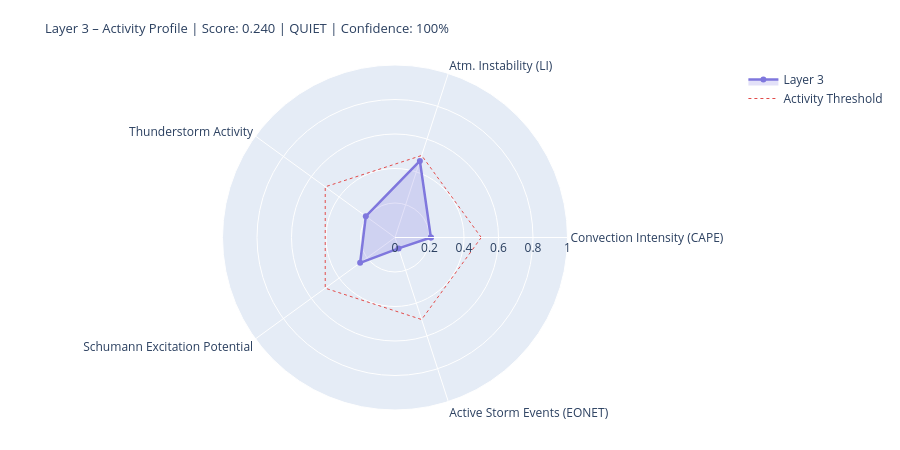

The notebook cell this image was saved under:
### Markdown cell above
---
## 4. State Assessment & Handoff to Layer 4/5

### Code cell
# ============================================================
# LAYER-3-SCORE
# Five dynamic components
# ============================================================

def norm(v, lo, hi):
    if v is None or (isinstance(v, float) and math.isnan(v)): return None
    return round(max(0.0, min(1.0, (v - lo) / (hi - lo))), 4)

# --- 1) Convection intensity (global CAPE mean) ---
cape_mean = df_atm['cape'].dropna().mean() if not df_atm.empty else None
conv_score = norm(cape_mean, 0, 3000)
conv_src   = 'primary' if cape_mean is not None else 'missing'

# --- 2) Atmospheric instability (LI mean) ---
li_mean   = df_atm['li'].dropna().mean() if not df_atm.empty else None
# Negative LI = unstable → higher score
instab_score = norm(-li_mean if li_mean is not None else None, -6, 6)
instab_src   = 'primary' if li_mean is not None else 'missing'

# --- 3) Thunderstorm activity (mean thunder score + WMO count) ---
thunder_mean = df_atm['thunder_score'].mean() if not df_atm.empty else None
n_thunder    = int(df_atm['thunderstorm'].sum()) if not df_atm.empty else 0
thunder_score_val = norm(
    (thunder_mean or 0) * 0.7 + n_thunder * 0.1, 0, 1.0
) if thunder_mean is not None else None
thunder_src = 'primary'

# --- 4) Schumann excitation potential (weighted Schumann contribution) ---
schumann_pot = df_atm['schumann_contribution'].mean() if not df_atm.empty else None
# Boosted by Layer-2 thunderstorm trigger
if schumann_pot is not None and l2_thunder:
    schumann_pot = min(1.0, schumann_pot * 1.2)
schumann_score = norm(schumann_pot, 0, 1.0) if schumann_pot is not None else None
schumann_src   = 'derived'

# --- 5) Storm activity (NASA EONET) ---
# Distinction: None = data not loaded, 0.0 = loaded but no events
storm_score = None
storm_src   = 'missing'
if raw.get('storms') is not None:          # API reached successfully
    storm_score = norm(len(storm_events), 0, 30) if storm_events else 0.0
    storm_src   = 'primary'

# X-Ray and Kp: context only, not in dynamic score
# (X-Ray = Layer-0/4 driver; Kp = geomagnetic index, not a lightning proxy)
xray_context = None
if raw.get('xray'):
    df_xc = pd.DataFrame(raw['xray'])
    fc = next((c for c in df_xc.columns
               if any(k in c.lower() for k in ['flux','long']) and 'time' not in c.lower()),
              df_xc.columns[1])
    df_xc[fc] = pd.to_numeric(df_xc[fc], errors='coerce')
    xray_last = df_xc[fc].dropna().iloc[-1] if not df_xc[fc].dropna().empty else None
    if xray_last:
        xray_class = ('X' if xray_last>=1e-4 else 'M' if xray_last>=1e-5
                      else 'C' if xray_last>=1e-6 else 'B')
        xray_context = {'flux': float(xray_last), 'class': xray_class}
        print(f'X-Ray context: {xray_class}-class ({xray_last:.2e} W/m²)')

# --- Aggregate ---
COMPONENTS = {
    'Convection Intensity (CAPE)':  {'score': conv_score,       'source': conv_src,    'dynamic': True},
    'Atm. Instability (LI)':         {'score': instab_score,     'source': instab_src,  'dynamic': True},
    'Thunderstorm Activity':              {'score': thunder_score_val, 'source': thunder_src, 'dynamic': True},
    'Schumann Excitation Potential':   {'score': schumann_score,   'source': schumann_src,'dynamic': True},
    'Active Storm Events (EONET)': {'score': storm_score,      'source': storm_src,   'dynamic': True},
}

available   = {k: v['score'] for k, v in COMPONENTS.items() if v['score'] is not None}
unavailable = [k for k, v in COMPONENTS.items() if v['score'] is None]
layer3_score = round(sum(available.values()) / len(available), 4) if available else None
confidence   = round(len(available) / len(COMPONENTS), 2)
level = ('unknown' if layer3_score is None
         else 'quiet'   if layer3_score < 0.3
         else 'moderate' if layer3_score < 0.6
         else 'active')
dominant_l3 = max(available, key=available.get) if available else 'none'

# --- Ausgabe ---
W = 68
print('=' * W)
print('LAYER 3 – ATMOSPHERE / WEATHER / THUNDERSTORMS – STATE ASSESSMENT')
print('=' * W)
for name, comp in COMPONENTS.items():
    s = comp['score']
    if s is not None:
        bar = '█' * int(s * 20) + '░' * (20 - int(s * 20))
        print(f'  {name:<36} {bar}  {s:.3f}  [{comp["source"]}]')
    else:
        print(f'  {name:<36} {"─" * 20}  n/a   [missing]')
print('-' * W)
print(f'  Score:        {layer3_score:.3f}  ({len(available)}/{len(COMPONENTS)} components)')
print(f'  Confidence:   {confidence:.0%}')
print(f'  Level:        {level.upper()}')
print(f'  Dominant:     {dominant_l3}')
print(f'  CAPE mean:    {cape_mean:.0f} J/kg' if cape_mean else '  CAPE mean:    n/a')
print(f'  LI mean:      {li_mean:.1f} K' if li_mean is not None else '  LI mean:      n/a')
print(f'  Thunderstorms:{n_thunder} points (WMO)  +  {len(storm_events)} NASA EONET')
print('=' * W)

# Radar
cats   = list(available.keys())
vals_r = list(available.values())
if len(cats) >= 3:
    fig = go.Figure()
    fig.add_trace(go.Scatterpolar(
        r=vals_r + [vals_r[0]], theta=cats + [cats[0]],
        fill='toself', fillcolor='rgba(127,119,221,0.22)',
        line=dict(color='#7F77DD', width=2.5), name='Layer 3'
    ))
    fig.add_trace(go.Scatterpolar(
        r=[0.5] * (len(cats)+1), theta=cats + [cats[0]],
        line=dict(color='#E24B4A', dash='dot', width=1),
        mode='lines', name='Activity Threshold'
    ))
    fig.update_layout(
        title=dict(
            text=f'Layer 3 – Activity Profile | Score: {layer3_score:.3f} | {level.upper()} | Confidence: {confidence:.0%}',
            font=dict(size=13)
        ),
        polar=dict(radialaxis=dict(visible=True, range=[0, 1])),
        height=450, showlegend=True,
        margin=dict(l=60, r=60, t=65, b=40)
    )
    fig.show()

### Figure 1 — Plotly figure (JSON) as saved in the notebook; plotly's stock layout.template omitted (floating-point values rounded to 4 significant figures)
{"data": [{"fill": "toself", "fillcolor": "rgba(127,119,221,0.22)", "line": {"color": "#7F77DD", "width": 2.5}, "name": "Layer 3", "r": [0.208, 0.4667, 0.2092, 0.2498, 0.0667, 0.208], "theta": ["Convection Intensity (CAPE)", "Atm. Instability (LI)", "Thunderstorm Activity", "Schumann Excitation Potential", "Active Storm Events (EONET)", "Convection Intensity (CAPE)"], "type": "scatterpolar"}, {"line": {"color": "#E24B4A", "dash": "dot", "width": 1}, "mode": "lines", "name": "Activity Threshold", "r": [0.5, 0.5, 0.5, 0.5, 0.5, 0.5], "theta": ["Convection Intensity (CAPE)", "Atm. Instability (LI)", "Thunderstorm Activity", "Schumann Excitation Potential", "Active Storm Events (EONET)", "Convection Intensity (CAPE)"], "type": "scatterpolar"}], "layout": {"height": 450, "margin": {"b": 40, "l": 60, "r": 60, "t": 65}, "polar": {"radialaxis": {"range": [0, 1], "visible": true}}, "showlegend": true, "title": {"font": {"size": 13}, "text": "Layer 3 – Activity Profile | Score: 0.240 | QUIET | Confidence: 100%"}}}
